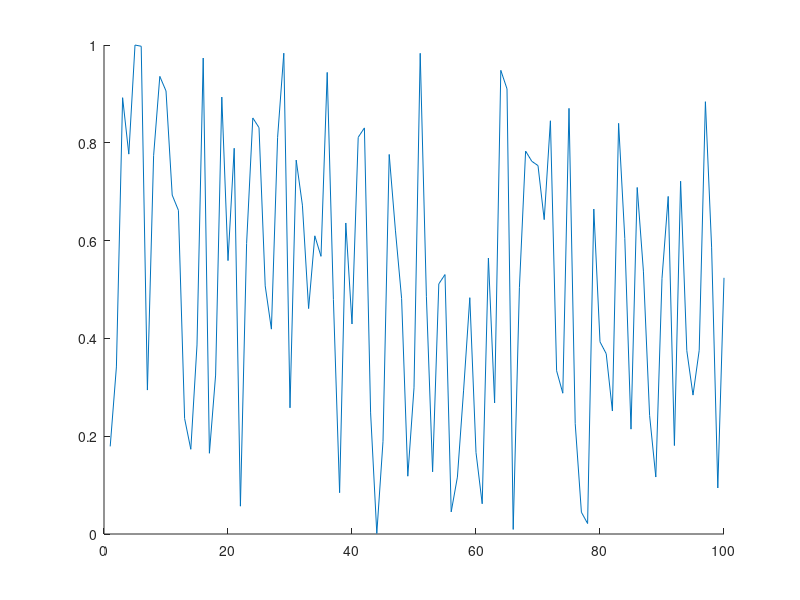

This chart was generated by the following MATLAB code: (Note: this script raises an error after producing the figure.)
clc
close all
clear

if isfolder('pics') == 0
    mkdir('pics')
end

x = 1:100;
y = rand(100,1);
idxmin = find(y == max(y));
idxmax = find(y == min(y));
txt = ['\leftarrow y = ',int2str(max(y))];
hold on
plot(x,y)
plot(x,y,'o','MarkerIndices',[idxmin idxmax],'MarkerFaceColor','red','MarkerSize',5)
t = text(idxmax,y(idxmax),txt);
t.Color = [153/255 153/255 255/255];
hold off
legend('random plot [0:1]');
print -dpng ./pics/test.png
close
%% testing plot function
clc

x = [0:0.01:2*pi];
y = sin(x);
yCmp = cos(x);
string = 'My test plot';
p_title = 'test_print';
t="";

% test = myplot(x,y,string,p_title);
test2 = superplot(x,y,'plotName',"My super plot",'figureName',"super_plot");
test3 = superplot(x,y,'cmpYLegend',"cos(x)",'figureName',"cosxVsSinx",'cmpY',yCmp,'yLegend',"sin(x)",'yName',"Amplitude",'xName',"Samples NOT normalized to 2\pi", ...
    'plotName',"Plotting cos(x) against sin(x)");
close(test2);
close(test3);
test4 = superplot(x,y);

testV = ones(1,1);
testV(2) = 5;

%% testing MER loop
% clear
clc
close all

idx = 1;
for i = 0:200
    if ( rem((i-1)/4,1)==0 )
        validLen(idx) = i;
        idx = idx+1;
    end
end

% Constants are double-precision by default
vec = [9 129];

% for i
    
% for i = vec(1):0.01:vec(1)
%     fprintf("i is %d coefficients\n",i);
% end
    
% for i = 0:2:10
%     fprintf("i SHOULD be EVEN and is %d\n",i);
% end

%coefficients have to be even and divisible by span w/no remainder LOOK
%INTO THIS
%beta MUST be greater than 0
[MER_out, betaTX_out, betaRCV_out, coeff_out] = MER_opt('Nsps',4,'numCoeffs',vec,'betaTX',[0 0.0001 .16],'betaRCV',[0.12 0.01 0.12],'MER',50);
% [MER_out, betaTX_out, betaRCV_out, coeff_out] = MER_opt('Nsps',4,'numCoeffs',[25 77],'betaTX',[.01 0.01 .16],'betaRCV',[0.12 0.01 0.34],'MER',40);

last = find(~MER_out,1);
fileID = fopen('GSM_parameters.txt','w');
cBeta = char(hex2dec('03b2'));
fprintf(fileID,'%10s %10s %10s %10s\r\n','MER', 'betaTX', 'betaRCV', 'length');
A = [MER_out(1:last-1); betaTX_out(1:last-1); betaRCV_out(1:last-1); coeff_out(1:last-1)];
fprintf(fileID,'%10.6f %10.6f %10.6f %8.0f\r\n',A);
fclose(fileID);

DONE = ones(10,1);
finish = sum(DONE(1:3));

%% MER calc
% clc
% clear all
% close all
% den = [-0.001473028462308   0.005666223150735  -0.019416661964618  -0.041188246018261   0.083990599017613  -0.169565530125065   0.900837427479342 ...
%     0.311842632473442  -0.140969388867244   0.099871376920441  -0.088049305611010   0.023834632003521  -0.009447343197004   0.002953619390284]
% 
% pk = 0.99924965776672958;
% 
% 10*log10(pk^2/sum(den.^2));

%% Testing stuff
% close all
% clc
% clear

% x=(-10:0.1:10);
% xs=x(x>-4 & x<4);
% slope = @(var) var+1
% figure;
% hold on;
% % area(xs,normpdf(xs,0,3));
% % plot(x,normpdf(x,0,3));
% plot(x,slope(x));
% area(xs,slope(xs));
% ar = integral(slope,-4,4);
% hold off

% samples = 100;
% % length of filter
% N = 21;
% % Order of filter
% M = N-1;
% % Number of symbols per sample OR Nsps
% Nsps = 4;
% % length of the pulse
% span = M/Nsps;
% % beta or excess bandwidth
% beta = 0.25;
% % Frequency vector (radians/sample)
% w = [0:1:samples]/samples*pi;
% % stopband frequency (cycles/sample)
% fs = 0.2;
% 
% % compute IR
% h_rcv = rcosdesign(beta,span,Nsps);
% % FR
% H_rcv = freqz(h_rcv,1,w);
% abs_H = real(20*log10(abs(H_rcv)));
% fun = @(x) abs_H(x)-20*log10(min(abs(H_rcv))) ;
% funw = @(x) w(x);
% samp = find(w/2/pi >= fs);
% 
% hold on
% plot( w/2/pi,20*log10(abs(H_rcv))-20*log10(min(abs(H_rcv))));
% % figure(2)
% area( funw(samp)/2/pi, abs_H(samp(1):samp(end))-20*log10(min(abs(H_rcv))) );
% hold off
% % % stopband frequency (cycles/sample)
% % fs = 0.2;
% Xs = 0:pi/5:pi;
% Ys = sin(Xs');
% wuut = Xs';
% % Q = cumtrapz(Xs,Ys)
% % zeropad = zeros( 
% % plot(funw(samp)/2/pi,fun)
% QQ = cumtrapz([0.2:0.5]*2*pi,abs_H-20*log10(min(abs(H_rcv))));
